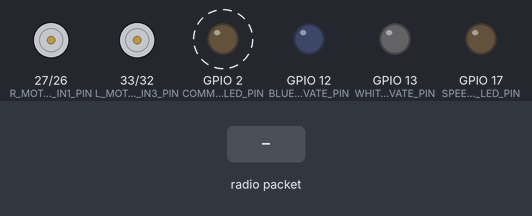
The sketch below on a simulated ESP32. Parts: motor-driver pin pairs drawn as motors (green arrow = first pin HIGH = forward, orange = second pin HIGH = backward, longer = more drive, scaled by the enable pin), output pins drawn as LEDs (lit = HIGH). Dashed ring = blinking. The inputs (shaded band) are chosen by the test bench. No radio packets arrive unless stated; what the sketch prints to the serial monitor is not drawn.

Above: at 1.06 s.
1.3 s: radio packet "1" arrives
At 2.1 s:
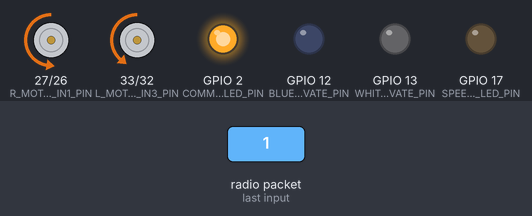
At 2.57 s:
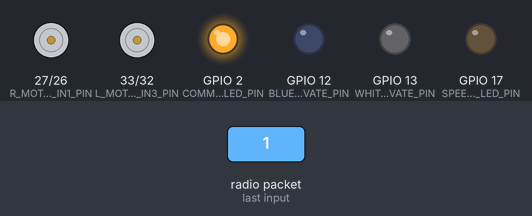
Timing chart, 0 to 10.3 s (numbered marks = the images above; inputs shaded):
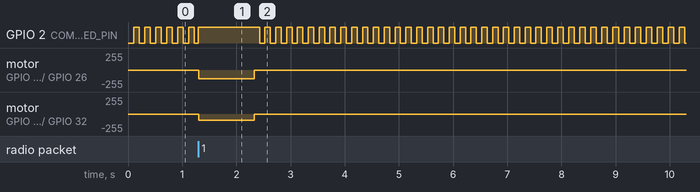

The sketch:

esp32-robo-car-system.ino
```cpp
#include <SPI.h>
#include <RF24.h>

// Constant values
constexpr uint16_t PRINT_BUFFER_SIZE = 2000;
constexpr uint8_t DATA_PAYLOAD_MAX_SIZE = 32;
constexpr uint8_t DATA_PAYLOAD_SIZE = 1;
constexpr uint16_t SPI_NOT_OK_LED_TOGGLE_MS = 500;
constexpr uint16_t COMMS_NOT_OK_LED_TOGGLE_MS = 100;
constexpr uint16_t STOP_TIME_MS = 500;
constexpr uint16_t CONTROLLER_X_CENTER = 1850;
constexpr uint16_t CONTROLLER_Y_CENTER = 1900;
constexpr uint16_t CONTROLLER_X_MAX = 4095;
constexpr uint16_t CONTROLLER_Y_MAX = 4095;
constexpr uint16_t CONTROLLER_X_MIN = 0;
constexpr uint16_t CONTROLLER_Y_MIN = 0;
constexpr uint16_t CONTROLLER_DEADZONE = 50;
constexpr float CONTROLLER_X_POS_NORMALIZE_SCALE =
    1.0f / (CONTROLLER_X_MAX - CONTROLLER_X_CENTER);
constexpr float CONTROLLER_X_NEG_NORMALIZE_SCALE =
    1.0f / (CONTROLLER_X_CENTER - CONTROLLER_X_MIN);
constexpr float CONTROLLER_Y_POS_NORMALIZE_SCALE =
    1.0f / (CONTROLLER_Y_MAX - CONTROLLER_Y_CENTER);
constexpr float CONTROLLER_Y_NEG_NORMALIZE_SCALE=
    1.0f / (CONTROLLER_Y_CENTER - CONTROLLER_Y_MIN);
constexpr float CONTROL_EXPONENTIAL_RESPONSE = 0.5f;

// Transmission address
constexpr byte address[6] = "RADIO";

// Delays
unsigned long STATE_PROCESS_DELAY = 1;
unsigned long TRANSMIT_DELAY_MS = 100;
unsigned long COMMS_CLEANUP_AND_DELAY_MS = 75;
unsigned long ATTEMPT_RECONNECT_DELAY_MS = 1000;
unsigned long DRIVE_VEHICLE_DELAY_MS = 20;
unsigned long CHECK_BUTTONS_DELAY_MS = 50;

// Comms timeout
constexpr uint16_t COMMS_TIMEOUT_MS = 1000;

// RF24 control pins
constexpr uint8_t CE_PIN  = 4;
constexpr uint8_t CSN_PIN = 5;

// VSPI pins
constexpr uint8_t VSPI_SCK  = 18;
constexpr uint8_t VSPI_MISO = 19;
constexpr uint8_t VSPI_MOSI = 23;

// GPIO Pins
constexpr uint8_t COMMS_LED_PIN = 2;
constexpr uint8_t BUZZER_PIN  = 15;
constexpr uint8_t WHITE_LIGHTS_ACTIVATE_PIN = 13;
constexpr uint8_t BLUE_LIGHTS_ACTIVATE_PIN = 12;
constexpr uint8_t R_MOTOR_ENA_PWM_PIN = 14;
constexpr uint8_t R_MOTOR_IN1_PIN = 27;
constexpr uint8_t R_MOTOR_IN2_PIN = 26;
constexpr uint8_t L_MOTOR_ENB_PWM_PIN = 25;
constexpr uint8_t L_MOTOR_IN3_PIN = 33;
constexpr uint8_t L_MOTOR_IN4_PIN = 32;
constexpr uint8_t SPEED_MODE_LED_PIN = 17;


// Buzzer PWM Settings
constexpr uint16_t BUZZER_FREQ  = 400;
constexpr uint8_t BUZZER_PWM_RESOLUTION = 12;
constexpr uint8_t BUZZER_PWM_CHANNEL = 5;
constexpr uint16_t BUZZER_PWM_ON = 2048;
constexpr uint8_t BUZZER_PWM_OFF = 0;

// Motor PWM Settings
constexpr uint16_t MOTOR_PWM_FREQ  = 200;
constexpr uint8_t MOTOR_PWM_RESOLUTION = 12;
constexpr uint16_t MOTOR_PWM_MIN = 700;
constexpr uint16_t MOTOR_PWM_MAX1 = 2050;
constexpr uint16_t MOTOR_PWM_MAX2 = 4095;
constexpr uint16_t MOTOR_PWM_OFF = 0;
constexpr uint8_t R_MOTOR_PWM_CHANNEL = 1;
constexpr uint8_t L_MOTOR_PWM_CHANNEL = 2;

enum class ManualState
{
  START,
  CHECK_COMMS,
  GET_CONTROLLER_DATA,
  PROCESS_MOVEMENT,
  DRIVE_VEHICLE,
  DRIVE_VEHICLE_DELAY,
  COMMS_CLEANUP_AND_DELAY,
  RECONNECT_COMMS,
  ATTEMPT_RECONNECT_DELAY
};

enum class AutoState
{
  START
};

ManualState currentManualState = ManualState::START;
AutoState currentAutoState = AutoState::START;

char printBuffer[PRINT_BUFFER_SIZE];
uint8_t receiveBuffer[DATA_PAYLOAD_MAX_SIZE];
uint8_t sendBuffer[DATA_PAYLOAD_MAX_SIZE];

RF24 radioTransceiver(CE_PIN, CSN_PIN, 1000000);
SPIClass vspi(VSPI);

// Logic Variables
bool spiOk = false;
bool commsOk = false;
bool delayStarted = false;
uint8_t commsLEDStatus = false;
unsigned long lastStateProcessMs = 0;
unsigned long lastTransmitMs = 0;
unsigned long lastMessageReceivedMs = 0;
unsigned long delayStartMs = 0;
unsigned long lastCommsLEDToggleMs = 0;
unsigned long lastButtonsCheckMs = 0;
unsigned long lastMovementMs = 0;
uint8_t lightMode = 0;
bool lightsOn = false;
bool vehicleStopped = true;

// Controller Data Variables
bool but0Val = false;
bool but1Val = false;
bool but2Val = false;
bool but3Val = false;
bool joystickButtonVal = false;
uint16_t controllerXVal = 0;
uint16_t controllerYVal = 0;
bool prevBut0Val = false;
bool prevBut1Val = false;
bool prevBut2Val = false;
bool prevBut3Val = false;
bool prevJoystickButtonVal = false;
float normalizedControlXVal = 0.0;
float normalizedControlYVal = 0.0;
uint16_t motorPwmMax = MOTOR_PWM_MAX1;

void setup()
{
  // Begin USB Serial
  Serial.begin(115200);

  initializeGPIOPins();

  initializeBuzzer();

  initializeMotors();

  initializeRadioSPITransceiver();

}

void loop()
{
  // Manual State Machine Process Loop
  if((millis() - lastStateProcessMs) >= STATE_PROCESS_DELAY)
  {
    switch (currentManualState)
    {
        case ManualState::START:
        {
            TransitionToNextState(ManualState::CHECK_COMMS);
            break;
        }

        case ManualState::CHECK_COMMS:
        {
          // Check SPI
          if(spiOk)
          {
            // Check if messages are still being received
            if((millis() - lastMessageReceivedMs) >= COMMS_TIMEOUT_MS)
            {
              commsOk = false;
            }

            if(commsOk)
            {
              TransitionToNextState(ManualState::GET_CONTROLLER_DATA);
            }
            else
            {
              commsOk = false;
              TransitionToNextState(ManualState::COMMS_CLEANUP_AND_DELAY);
            }
          }
          else
          {
            TransitionToNextState(ManualState::COMMS_CLEANUP_AND_DELAY);
          }

          break;
        }

        case ManualState::GET_CONTROLLER_DATA:
        {
          getControllerData();

          TransitionToNextState(ManualState::PROCESS_MOVEMENT);
          break;
        }

        case ManualState::PROCESS_MOVEMENT:
        {
          processMovement();

          TransitionToNextState(ManualState::DRIVE_VEHICLE);
          break;
        }

        case ManualState::DRIVE_VEHICLE:
        {
          driveVehicle();

          TransitionToNextState(ManualState::DRIVE_VEHICLE_DELAY);
          break;
        }

        case ManualState::DRIVE_VEHICLE_DELAY:
        {
          if(!delayStarted)
          {
            delayStarted = true;
            delayStartMs = millis();
          }
          else
          {
            if((millis() - delayStartMs) >= DRIVE_VEHICLE_DELAY_MS)
            {
              delayStarted = false;
              TransitionToNextState(ManualState::CHECK_COMMS);
            }
          }

          break;
        }

        case ManualState::COMMS_CLEANUP_AND_DELAY:
        {
          if(!delayStarted)
          {
            delayStarted = true;
            delayStartMs = millis();
            setMotor(
              R_MOTOR_PWM_CHANNEL,
              R_MOTOR_IN1_PIN,
              R_MOTOR_IN2_PIN,
              0.0f);
            setMotor(
                L_MOTOR_PWM_CHANNEL,
                L_MOTOR_IN3_PIN,
                L_MOTOR_IN4_PIN,
                0.0f);
            ledcWrite(BUZZER_PWM_CHANNEL, BUZZER_PWM_OFF);
          }
          else
          {
            if((millis() - delayStartMs) >= COMMS_CLEANUP_AND_DELAY_MS)
            {
              delayStarted = false;
              TransitionToNextState(ManualState::RECONNECT_COMMS);
            }
          }
          break;
        }

        case ManualState::RECONNECT_COMMS:
        {
            if(!spiOk)
            {
              if(!reinitializeRadioSPITransceiver())
              {
                printToSerial("Failed to reinitialize NRF24l01 module. Retrying...\n");
                TransitionToNextState(ManualState::ATTEMPT_RECONNECT_DELAY);
              }
            }
            else if(spiOk && commsOk)
            {
              TransitionToNextState(ManualState::CHECK_COMMS);
            }
            break;
        }

        case ManualState::ATTEMPT_RECONNECT_DELAY:
        {
          if(!delayStarted)
          {
            delayStarted = true;
            delayStartMs = millis();
          }
          else
          {
            if((millis() - delayStartMs) >= ATTEMPT_RECONNECT_DELAY_MS)
            {
              delayStarted = false;
              TransitionToNextState(ManualState::RECONNECT_COMMS);
            }
          }

          break;
        }
    }
  }

  if(spiOk && radioReceive())
  {
    commsOk = true;
    lastMessageReceivedMs = millis();
  }

  if(spiOk && ((millis() - lastTransmitMs) >= TRANSMIT_DELAY_MS))
  {
    uint8_t value = 0x0;
    radioSend(&value);
    lastTransmitMs = millis();
  }

  // Buttons handling
  if((millis() - lastButtonsCheckMs) >= CHECK_BUTTONS_DELAY_MS)
  {
    // Button 0 pressed
    if(!prevBut0Val && but0Val)
    {
      lightsOn = !lightsOn;
      if(lightsOn)
      {
        switch(lightMode)
        {
            case 0:
            {
              digitalWrite(WHITE_LIGHTS_ACTIVATE_PIN, HIGH);
              break;
            }

            case 1:
            {
              digitalWrite(WHITE_LIGHTS_ACTIVATE_PIN, HIGH);
              digitalWrite(BLUE_LIGHTS_ACTIVATE_PIN, HIGH);
              break;
            }

            case 2:
            {
              digitalWrite(BLUE_LIGHTS_ACTIVATE_PIN, HIGH);
              break;
            }
          }
        }
        else
        {
          digitalWrite(WHITE_LIGHTS_ACTIVATE_PIN, LOW);
          digitalWrite(BLUE_LIGHTS_ACTIVATE_PIN, LOW);
        }
    }

    // Button 1 pressed
    if(!prevBut1Val && but1Val)
    {
      lightMode = (lightMode + 1) % 3;
      if(lightsOn)
      {
        switch(lightMode)
        {
            case 0:
            {
              digitalWrite(WHITE_LIGHTS_ACTIVATE_PIN, HIGH);
              digitalWrite(BLUE_LIGHTS_ACTIVATE_PIN, LOW);
              break;
            }

            case 1:
            {
              digitalWrite(WHITE_LIGHTS_ACTIVATE_PIN, HIGH);
              digitalWrite(BLUE_LIGHTS_ACTIVATE_PIN, HIGH);
              break;
            }

            case 2:
            {
              digitalWrite(BLUE_LIGHTS_ACTIVATE_PIN, HIGH);
              digitalWrite(WHITE_LIGHTS_ACTIVATE_PIN, LOW);
              break;
            }
          }
        }
    }

    // Button 2 pressed
    if(!prevBut2Val && but2Val)
    {
      ledcWrite(BUZZER_PWM_CHANNEL, BUZZER_PWM_ON);
    }
    // Button 2 released
    else if(prevBut2Val && !but2Val)
    {
      ledcWrite(BUZZER_PWM_CHANNEL, BUZZER_PWM_OFF);
    }

    // Button 3 pressed
    if(!prevBut3Val && but3Val)
    {
      if(motorPwmMax == MOTOR_PWM_MAX1)
      {
        motorPwmMax = MOTOR_PWM_MAX2;
        digitalWrite(SPEED_MODE_LED_PIN, HIGH);
      }
      else
      {
        motorPwmMax = MOTOR_PWM_MAX1;
        digitalWrite(SPEED_MODE_LED_PIN, LOW);
      }
    }

    // Joystick button pressed
    if(!prevJoystickButtonVal && joystickButtonVal)
    {

    }

    prevBut0Val = but0Val;
    prevBut1Val = but1Val;
    prevBut2Val = but2Val;
    prevBut3Val = but3Val;
    prevJoystickButtonVal = joystickButtonVal;

    lastButtonsCheckMs = millis();
  }

  // Check if vehicle is stopped
  if((millis() - lastMovementMs) >= STOP_TIME_MS)
  {
    vehicleStopped = true;
  }
  else
  {
    vehicleStopped = false;
  }

  // Comms LED Handling
  if(!spiOk)
  {
    if((millis() - lastCommsLEDToggleMs) >= SPI_NOT_OK_LED_TOGGLE_MS)
    {
      commsLEDStatus = !commsLEDStatus;
      digitalWrite(COMMS_LED_PIN, commsLEDStatus);
      lastCommsLEDToggleMs = millis();
    }
  }
  else if(!commsOk)
  {
    if((millis() - lastCommsLEDToggleMs) >= COMMS_NOT_OK_LED_TOGGLE_MS)
    {
      commsLEDStatus = !commsLEDStatus;
      digitalWrite(COMMS_LED_PIN, commsLEDStatus);
      lastCommsLEDToggleMs = millis();
    }
  }
  else
  {
    digitalWrite(COMMS_LED_PIN, HIGH);
  }
}

void initializeGPIOPins()
{
  // Comms LED Pin
  pinMode(COMMS_LED_PIN, OUTPUT);
  digitalWrite(COMMS_LED_PIN, LOW);

  // Vehicle LEDs Pins
  pinMode(WHITE_LIGHTS_ACTIVATE_PIN, OUTPUT);
  pinMode(BLUE_LIGHTS_ACTIVATE_PIN, OUTPUT);
  pinMode(SPEED_MODE_LED_PIN, OUTPUT);
  digitalWrite(WHITE_LIGHTS_ACTIVATE_PIN, LOW);
  digitalWrite(BLUE_LIGHTS_ACTIVATE_PIN, LOW);
  digitalWrite(SPEED_MODE_LED_PIN, LOW);
}

void initializeBuzzer()
{
  ledcSetup(BUZZER_PWM_CHANNEL, BUZZER_FREQ, BUZZER_PWM_RESOLUTION);
  ledcAttachPin(BUZZER_PIN, BUZZER_PWM_CHANNEL);
  ledcWrite(BUZZER_PWM_CHANNEL, BUZZER_PWM_OFF);
}

void initializeMotors()
{
  // PWM setup
  ledcSetup(R_MOTOR_PWM_CHANNEL, MOTOR_PWM_FREQ, MOTOR_PWM_RESOLUTION);
  ledcSetup(L_MOTOR_PWM_CHANNEL, MOTOR_PWM_FREQ, MOTOR_PWM_RESOLUTION);
  ledcAttachPin(R_MOTOR_ENA_PWM_PIN, R_MOTOR_PWM_CHANNEL);
  ledcAttachPin(L_MOTOR_ENB_PWM_PIN, L_MOTOR_PWM_CHANNEL);

  // Set motor direction pins as outputs
  pinMode(R_MOTOR_IN1_PIN, OUTPUT);
  pinMode(R_MOTOR_IN2_PIN, OUTPUT);
  pinMode(L_MOTOR_IN3_PIN, OUTPUT);
  pinMode(L_MOTOR_IN4_PIN, OUTPUT);

    // Set Direction Pins Low
  digitalWrite(R_MOTOR_IN1_PIN, HIGH);
  digitalWrite(R_MOTOR_IN2_PIN, LOW);
  digitalWrite(L_MOTOR_IN3_PIN, HIGH);
  digitalWrite(L_MOTOR_IN4_PIN, LOW);

  // Turn off motors
  ledcWrite(R_MOTOR_PWM_CHANNEL, MOTOR_PWM_OFF);
  ledcWrite(L_MOTOR_PWM_CHANNEL, MOTOR_PWM_OFF);
}

void initializeRadioSPITransceiver()
{
  vspi.begin(VSPI_SCK, VSPI_MISO, VSPI_MOSI, CSN_PIN);

  while(!radioTransceiver.begin(&vspi))
  {
    printToSerial("Failed to initialize NRF24l01 module. Retrying...\n");
    delay(1000);
  }

  radioTransceiver.setChannel(111);
  radioTransceiver.setPALevel(RF24_PA_MIN);
  radioTransceiver.setDataRate(RF24_250KBPS);
  radioTransceiver.setRetries(1, 3);

  // Open both pipes
  radioTransceiver.openWritingPipe(address);
  radioTransceiver.openReadingPipe(1, address);


  radioTransceiver.startListening();

  spiOk = true;

  printToSerial("NRF24l01 module initialized successfully.\n");
}

bool reinitializeRadioSPITransceiver()
{
  if(!radioTransceiver.begin(&vspi))
  {
    return false;
  }

  radioTransceiver.setPALevel(RF24_PA_MIN);
  radioTransceiver.setDataRate(RF24_250KBPS);
  radioTransceiver.setRetries(1, 3);

  // Open both pipes
  radioTransceiver.openWritingPipe(address);
  radioTransceiver.openReadingPipe(1, address);


  radioTransceiver.startListening();

  spiOk = true;

  printToSerial("NRF24l01 module reinitialized successfully.\n");

  return true;
}

void TransitionToNextState(ManualState nextState)
{
    currentManualState = nextState;
}

void TransitionToNextState(AutoState nextState)
{
    currentAutoState = nextState;
}

bool radioReceive()
{
    if(!radioTransceiver.available())
    {
        return false;
    }

    size_t len = radioTransceiver.getDynamicPayloadSize();

    if(len == 0)
    {
      printToSerial("SPI read command failed, communication is lost.\n", (int)len);
      spiOk = false;
      return false;
    }
    else if (len > DATA_PAYLOAD_MAX_SIZE)
    {
      printToSerial("Corrupted/Invalid packet received with length: %i\n", (int)len);
      spiOk = false;
      return false;
    }

    radioTransceiver.read(receiveBuffer, len);

    return true;
}

bool radioSend(const uint8_t *dataPayload)
{
    // Copy into sendBuffer
    memcpy(sendBuffer, dataPayload, DATA_PAYLOAD_SIZE);

    // Switch to TX
    radioTransceiver.stopListening();

    bool success = radioTransceiver.write(sendBuffer, DATA_PAYLOAD_SIZE);

    // Switch Back to RX
    radioTransceiver.startListening();

    if(success)
    {
      return true;
    }
    else
    {
      return false;
    }
}

void getControllerData()
{
  // Get joystick analog values
  controllerXVal = ((uint16_t)receiveBuffer[0] << 4) | ((receiveBuffer[1] >> 4) & 0x0F);
  controllerYVal = (((uint16_t)receiveBuffer[1] & 0x0F) << 8) | receiveBuffer[2];

  // Get button values
  but0Val = receiveBuffer[3] & (1 << 0);
  but1Val = receiveBuffer[3] & (1 << 1);
  but2Val = receiveBuffer[3] & (1 << 2);
  but3Val = receiveBuffer[3] & (1 << 3);
  joystickButtonVal = receiveBuffer[3] & (1 << 4);
}

void processMovement()
{
  int16_t xOffset = (int16_t)controllerXVal - CONTROLLER_X_CENTER;
  int16_t yOffset = (int16_t)controllerYVal - CONTROLLER_Y_CENTER;

  if(abs(xOffset) < CONTROLLER_DEADZONE)
  {
      normalizedControlXVal = 0.0f;
  }
  else
  {
    if(xOffset >= 0)
    {
      normalizedControlXVal = xOffset * CONTROLLER_X_POS_NORMALIZE_SCALE;
    }
    else
    {
      normalizedControlXVal = xOffset * CONTROLLER_X_NEG_NORMALIZE_SCALE;
    }
  }

  if(abs(yOffset) < CONTROLLER_DEADZONE)
  {
      normalizedControlYVal = 0.0f;
  }
  else
  {
      if(yOffset >= 0)
      {
          normalizedControlYVal = yOffset * CONTROLLER_Y_POS_NORMALIZE_SCALE;
      }
      else
      {
          normalizedControlYVal = yOffset * CONTROLLER_Y_NEG_NORMALIZE_SCALE;
      }
  }

  if(normalizedControlXVal > 0.0f || normalizedControlYVal > 0.0f)
  {
    lastMovementMs = millis();
  }
}

void setMotor(
    uint8_t pwmChannel,
    uint8_t forwardPin,
    uint8_t backwardPin,
    float speed)
{
    // Clamp
    if(speed > 1.0f) speed = 1.0f;
    if(speed < -1.0f) speed = -1.0f;

    float magnitude = fabs(speed);

    uint16_t pwm = 0;

    // Apply minimum usable PWM
    if(magnitude > 0.0f)
    {
      pwm = MOTOR_PWM_MIN +
            (uint16_t)((motorPwmMax - MOTOR_PWM_MIN) * magnitude);

      if(pwm > motorPwmMax)
      {
          pwm = MOTOR_PWM_MIN;
      }
    }

    // Direction control
    if(speed > 0.0f)
    {
      digitalWrite(forwardPin, HIGH);
      digitalWrite(backwardPin, LOW);
    }
    else if(speed < 0.0f)
    {
      digitalWrite(forwardPin, LOW);
      digitalWrite(backwardPin, HIGH);
    }
    else
    {
      digitalWrite(forwardPin, LOW);
      digitalWrite(backwardPin, LOW);
    }

    ledcWrite(pwmChannel, pwm);
}

float applySensitivityCurve(float input)
{

    return ((1.0f - CONTROL_EXPONENTIAL_RESPONSE) * input) +
           (CONTROL_EXPONENTIAL_RESPONSE * input * input * input);
}

void driveVehicle()
{
    float x = applySensitivityCurve(normalizedControlXVal);
    float y = applySensitivityCurve(normalizedControlYVal);

    // Reverse steering correction
    if(y < 0.0f)
    {
        x = -x;
    }

    float leftMotorSpeed  = y + x;
    float rightMotorSpeed = y - x;

    // Clamp
    if(leftMotorSpeed > 1.0f) leftMotorSpeed = 1.0f;
    if(leftMotorSpeed < -1.0f) leftMotorSpeed = -1.0f;

    if(rightMotorSpeed > 1.0f) rightMotorSpeed = 1.0f;
    if(rightMotorSpeed < -1.0f) rightMotorSpeed = -1.0f;

    setMotor(
        R_MOTOR_PWM_CHANNEL,
        R_MOTOR_IN1_PIN,
        R_MOTOR_IN2_PIN,
        rightMotorSpeed);

    setMotor(
        L_MOTOR_PWM_CHANNEL,
        L_MOTOR_IN3_PIN,
        L_MOTOR_IN4_PIN,
        leftMotorSpeed);
}

void printToSerial(const char *fmt, ...)
{
  va_list args;
  va_start(args, fmt);
  vsnprintf(printBuffer, PRINT_BUFFER_SIZE, fmt, args);
  va_end(args);

  Serial.print(printBuffer);
}
```

Measured:
- after the input at 1.3 s, motor on GPIO 27 (R_MOTOR_IN1_PIN) / GPIO 26 (R_MOTOR_IN2_PIN): stopped → backward 128/255 at once, → stopped 1.0 s later; motor on GPIO 33 (L_MOTOR_IN3_PIN) / GPIO 32 (L_MOTOR_IN4_PIN): stopped → backward 95/255 at once, → stopped 1.0 s later
- by itself, GPIO 2 (COMMS_LED_PIN): repeats every 0.20 s: LOW 0.10 s, HIGH 0.10 s
